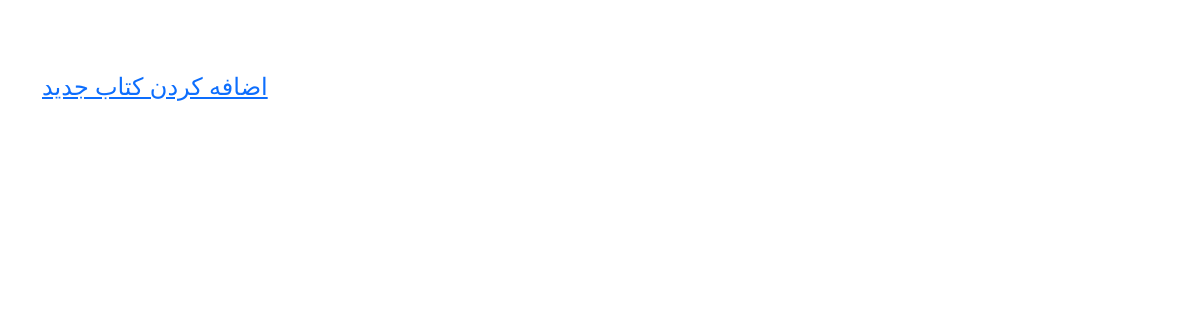
The page /books/ on the database as committed earlier.
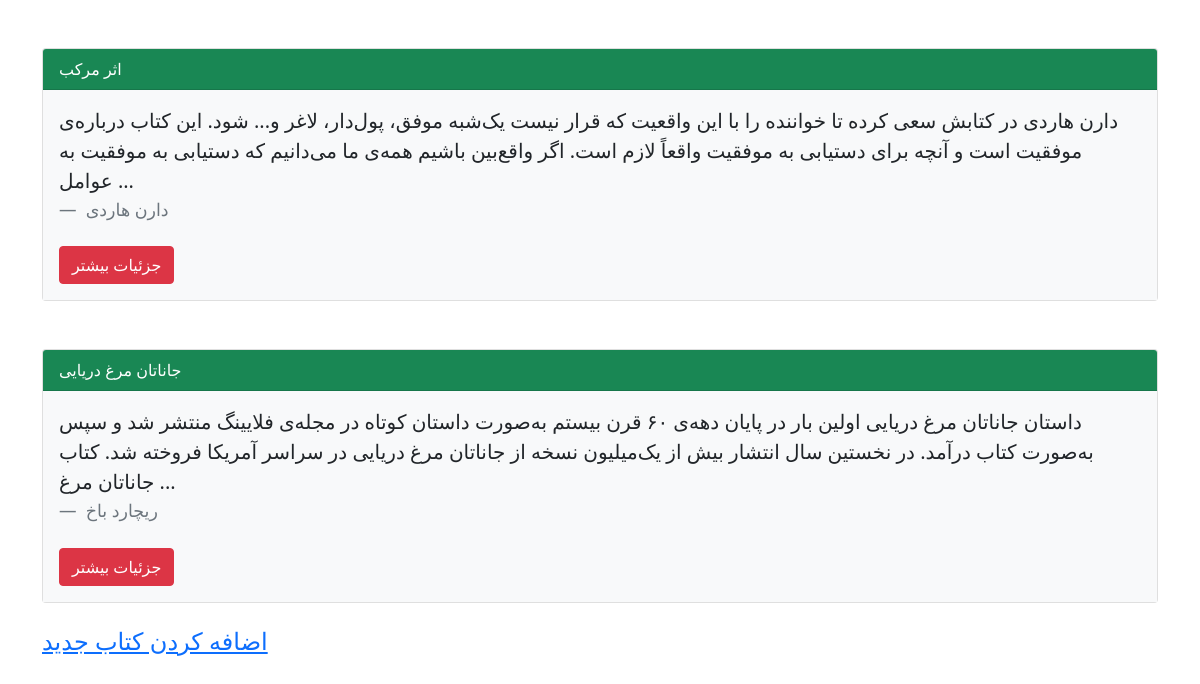
The same page on the database as committed later.
### books/models.py (models this page shows, shortened)
class Book(models.Model):
    title = models.CharField(max_length=200)
    author = models.CharField(max_length=200)
    description = models.TextField()
    price = models.DecimalField(max_digits=5, decimal_places=2)
    def get_absolute_url(self):
        return reverse('book_detail', args=[self.id])

### books/views.py (the view)
# urls.py: path('', views.BookListView.as_view(), name='book_list'),
class BookListView(generic.ListView):
    model = Book
    template_name = 'books/book_list.html'
    context_object_name = 'books'

### books/templates/books/book_list.html (shortened to what this page needs)
{% extends '_base.html' %}
{% block content %}
    {% for book in books %}
        <div class="card mt-5">
            <div class="card-header text-white bg-success">
                {{ book.title }}
            </div>
            <div class="card-body bg-light ">
                <blockquote class="blockquote mb-0">
                <p>{{ book.description|slice:"250" }}...</p>
                 <footer class="blockquote-footer">
                     {{ book.author }}
                 </footer>
                </blockquote>
            <a href="{{ book.get_absolute_url }}" class="btn btn-danger mt-4">جزئیات بیشتر</a>
            </div>
        </div>
    {% endfor %}
    <a class="m-5" href="{% url 'book_create' %}"> <h4>اضافه کردن کتاب جدید</h4></a>
{% endblock %}

### templates/_base.html (shortened to what this page needs)
<!doctype html>
<html lang="en">
<head>
    <link href="https://cdn.jsdelivr.net/npm/bootstrap@5.1.3/dist/css/bootstrap.min.css" rel="stylesheet"
>
</head>
<body>
<div class="container mt-5">
{% block content %}
{% endblock %}
</div>
</body>
</body>
</html>

Rows that differ between the two databases and show on the page:
added Book: title "اثر مرکب", description "دارن هاردی در کتابش سعی کرده تا خواننده را با این واقعیت که قرار نیست یک‌شبه موفق، پول‌دار، لاغر و... شود. این کتاب درباره‌ی موفقیت است و آنچه برای دستیابی به موفقیت واقعاً لازم است. اگر واقع‌بین باشیم همه‌ی ما می‌دانیم که دستیابی به موفقیت به عوامل", author "دارن هاردی"
added Book: title "جاناتان مرغ دریایی", description "داستان جاناتان مرغ دریایی اولین بار در پایان دهه‌ی ۶۰ قرن بیستم به‌صورت داستان کوتاه در مجله‌ی فلایینگ منتشر شد و سپس به‌صورت کتاب درآمد. در نخستین سال انتشار بیش از یک‌میلیون نسخه از جاناتان مرغ دریایی در سراسر آمریکا فروخته شد. کتاب جاناتان مرغ", author "ریچارد باخ"
